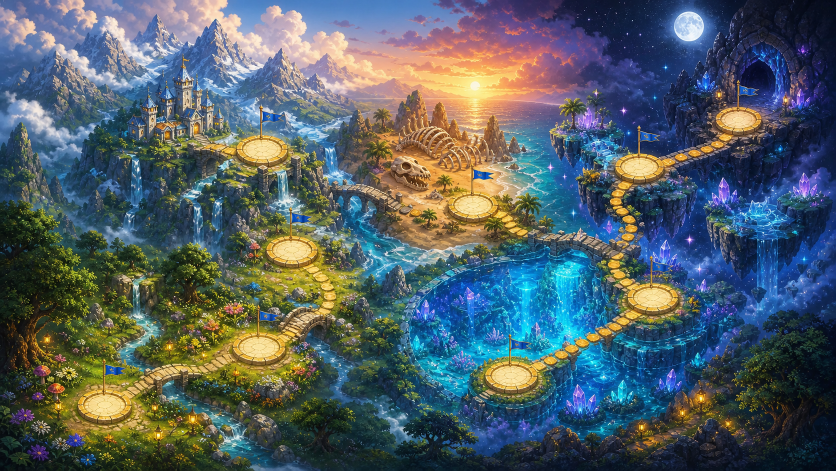
#> input picture assets/source/art-overhaul-v5/adventure_map_source.png, 1672 x 941 px (shown at 1/2 size)
$ python -i paintmesh_pets.py   (imports and definitions only)
#> lines starting #> are read from the running program, lines starting #| are printed output that depends on the picture
#> further down, picture is the input picture: PIL image 1672x941 RGB; mean R, G, B 82.6, 95.6, 101.3
#!/usr/bin/env python3
"""Hybrid mesh→storybook pets: keep TripoSR shading, match painted chroma.

Lab a/b quantile matching from painted_bak refs onto mesh turntable frames,
mild L lift toward painted, then aggressive paintify. Live names pet_*_0..5.webp.
"""
from __future__ import annotations

import os

import numpy as np
from PIL import Image, ImageChops, ImageEnhance, ImageFilter, ImageOps


ROOT = os.path.abspath(os.path.join(os.path.dirname(__file__), ".."))
MESHY = os.path.join(ROOT, "tmp/pets_ai/meshy")
SPRITES = os.path.join(ROOT, "assets/sprites")
SIZE = 512

PETS = [
    ("pet_ptero", "ptero_tt_soft", "pet_ptero_3d"),
    ("pet_turtle", "turtle_tt_soft", "pet_turtle_3d"),
    ("pet_firefly", "firefly_tt_soft", "pet_firefly_3d"),
    # v65 Bunbun: procedural soft TT (model_toys) + painted_bak Lab match
    ("pet_bunbun", "bunbun_tt_soft", "pet_bunbun"),
]


def srgb_to_linear(c: np.ndarray) -> np.ndarray:
    return np.where(c <= 0.04045, c / 12.92, ((c + 0.055) / 1.055) ** 2.4)


# [37 lines left out: functions linear_to_srgb, rgb_to_lab, lab_to_rgb, not called in this run]


def paintify(im: Image.Image) -> Image.Image:
    im = im.convert("RGBA")
    rgb = im.convert("RGB")
    rgb = ImageOps.posterize(rgb, 5)
    rgb = rgb.filter(ImageFilter.SMOOTH_MORE)
    rgb = rgb.filter(ImageFilter.SMOOTH)
    rgb = ImageEnhance.Color(rgb).enhance(1.32)
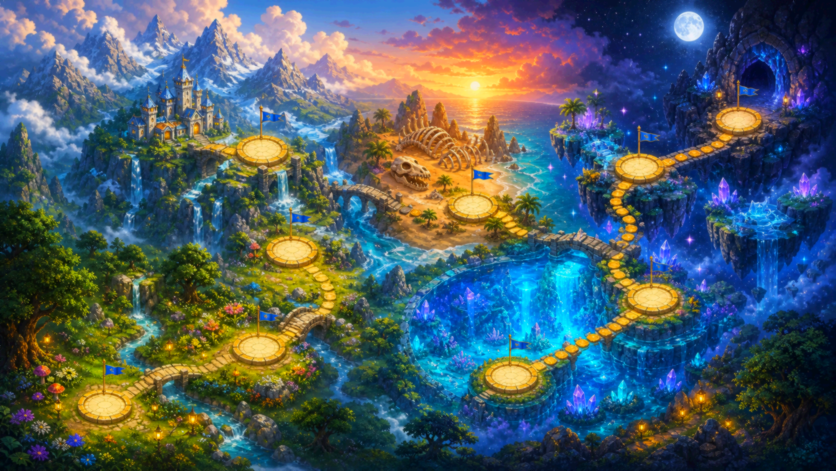
#> rgb: PIL image 1672x941 RGB (shown at 1/2 size); mean R, G, B 76.2, 92.6, 100.3
    rgb = ImageEnhance.Contrast(rgb).enhance(1.14)
    rgb = ImageEnhance.Brightness(rgb).enhance(1.03)
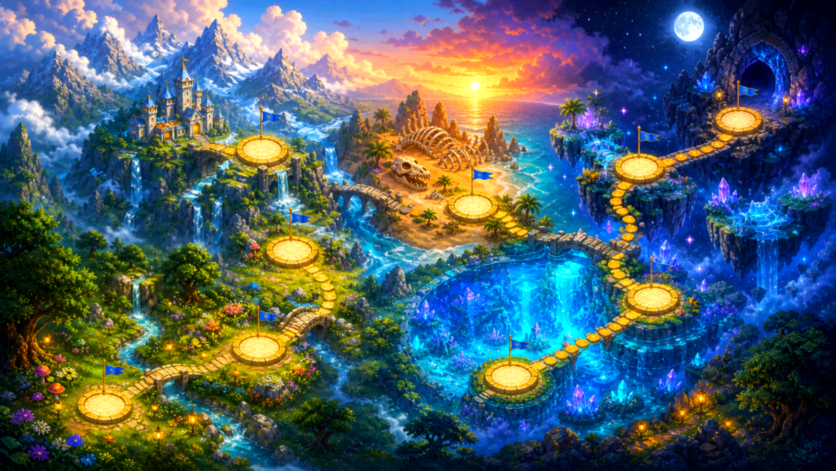
#> rgb: PIL image 1672x941 RGB (shown at 1/2 size); mean R, G, B 76.2, 95, 103.9
    out = rgb.convert("RGBA")
    a = im.split()[-1]
#> a: PIL image 1672x941 L; every value is 255
    out.putalpha(a)
    edge = ImageChops.difference(a.filter(ImageFilter.MaxFilter(5)), a)
#> edge: PIL image 1672x941 L; every value is 0
    edge = edge.point(lambda v: 185 if v > 12 else 0).filter(ImageFilter.SMOOTH)
    ink = Image.new("RGBA", im.size, (42, 30, 24, 0))
    ink.putalpha(edge)
    return Image.alpha_composite(out, ink)


# [146 lines left out: functions fit_square, collect_painted_lab, quantile_match_channel, color_transfer, process_pet, contact_sheet and 1 more, not called in this run]


# [2 lines not run here, left out]

>>> from PIL import Image
>>> picture = Image.open('../assets/source/art-overhaul-v5/adventure_map_source.png')
>>> result = paintify(picture)

$ run again, on assets/source/art-overhaul-v5/arm_trixie_upper_source.png
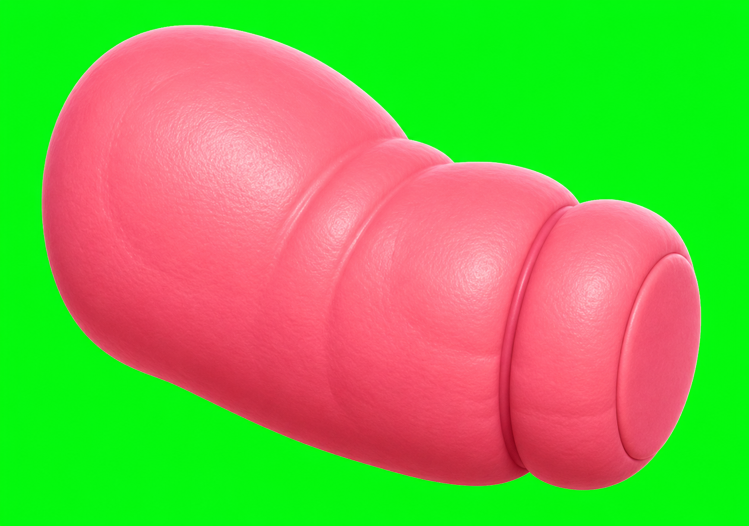
#> input picture assets/source/art-overhaul-v5/arm_trixie_upper_source.png, 1497 x 1051 px (shown at 1/2 size)
#> picture is the input picture: PIL image 1497x1051 RGB; mean R, G, B 130.1, 169.9, 71.5
#> in paintify, `rgb = ImageEnhance.Color(rgb).enhance(1.32)`:
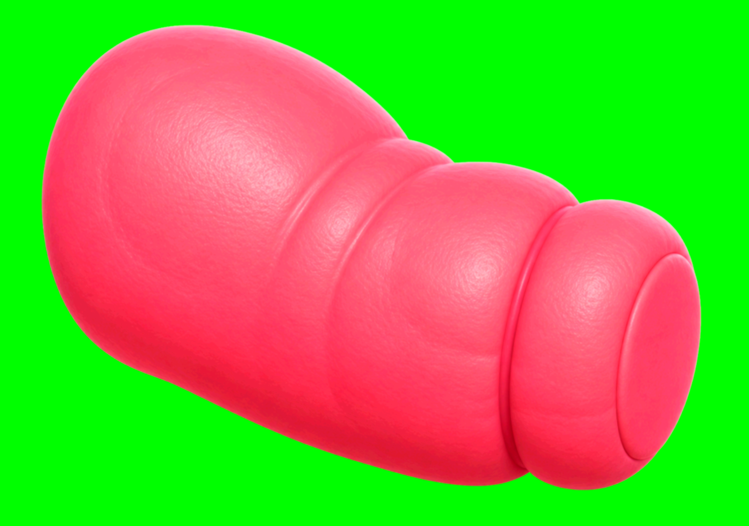
#> rgb: PIL image 1497x1051 RGB (shown at 1/2 size); mean R, G, B 133.5, 163.3, 58.9
#> a: PIL image 1497x1051 L; every value is 255
#> edge: PIL image 1497x1051 L; every value is 0

$ run again, on assets/source/art-overhaul-v5/bg_moon_cave_source.png
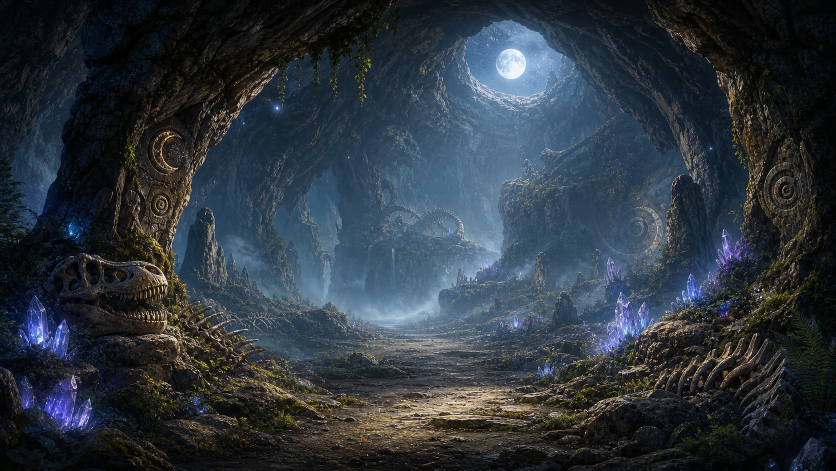
#> input picture assets/source/art-overhaul-v5/bg_moon_cave_source.png, 1672 x 941 px (shown at 1/2 size)
#> picture is the input picture: PIL image 1672x941 RGB; mean R, G, B 45.6, 54.2, 62.7
#> in paintify, `rgb = ImageEnhance.Contrast(rgb).enhance(1.14)`:
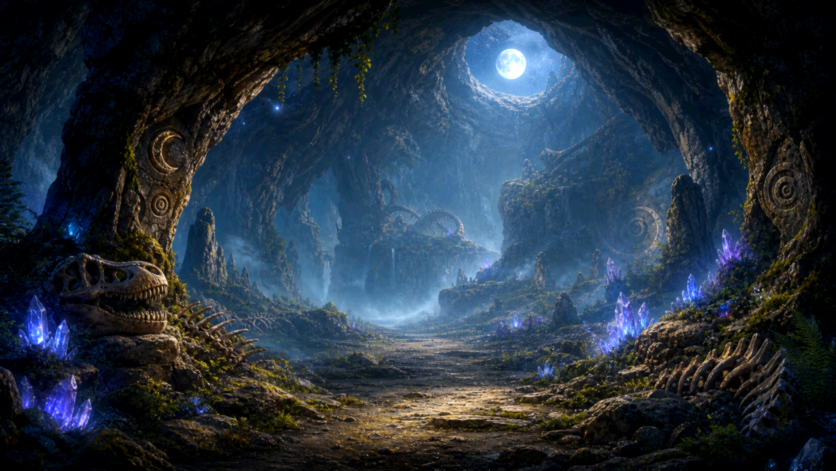
#> rgb: PIL image 1672x941 RGB (shown at 1/2 size); mean R, G, B 38.5, 51, 63.7
#> a: PIL image 1672x941 L; every value is 255
#> edge: PIL image 1672x941 L; every value is 0
